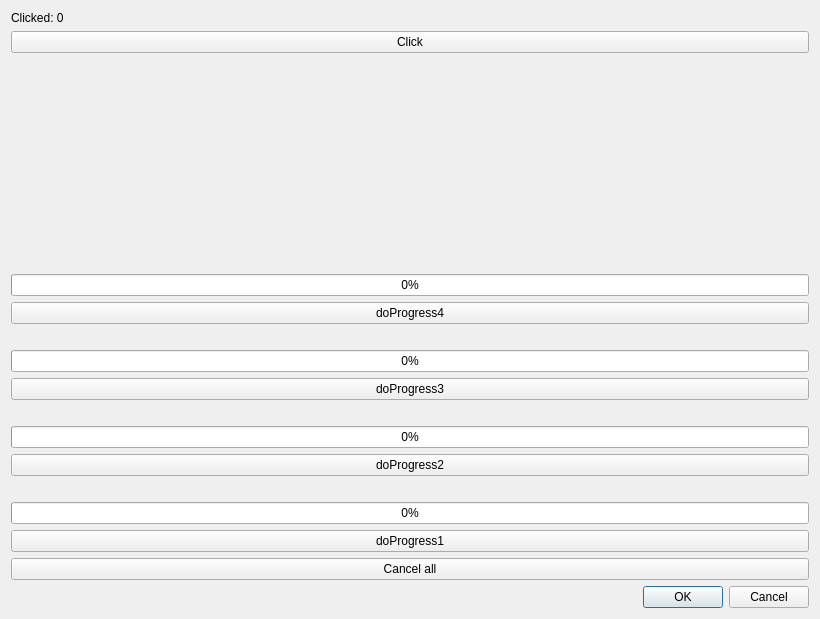
<?xml version="1.0" encoding="UTF-8"?>
<ui version="4.0">
 <class>UIThreadTestsDialog</class>
 <widget class="QDialog" name="UIThreadTestsDialog">
  <property name="geometry">
   <rect>
    <x>0</x>
    <y>0</y>
    <width>820</width>
    <height>619</height>
   </rect>
  </property>
  <property name="windowTitle">
   <string>UI Thread Tests</string>
  </property>
  <layout class="QVBoxLayout" name="verticalLayout_2">
   <item>
    <layout class="QVBoxLayout" name="mainVerticalLayout">
     <item>
      <widget class="QLabel" name="clickLabel">
       <property name="text">
        <string>Clicked: 0</string>
       </property>
      </widget>
     </item>
     <item>
      <widget class="QPushButton" name="clickPushButton">
       <property name="text">
        <string>Click</string>
       </property>
      </widget>
     </item>
     <item>
      <spacer name="verticalSpacer">
       <property name="orientation">
        <enum>Qt::Vertical</enum>
       </property>
       <property name="sizeHint" stdset="0">
        <size>
         <width>20</width>
         <height>40</height>
        </size>
       </property>
      </spacer>
     </item>
     <item>
      <widget class="QLabel" name="label4">
       <property name="text">
        <string/>
       </property>
      </widget>
     </item>
     <item>
      <widget class="QProgressBar" name="progressBar4">
       <property name="value">
        <number>0</number>
       </property>
      </widget>
     </item>
     <item>
      <widget class="QPushButton" name="progressPushButton4">
       <property name="text">
        <string>doProgress4</string>
       </property>
      </widget>
     </item>
     <item>
      <widget class="QLabel" name="label3">
       <property name="text">
        <string/>
       </property>
      </widget>
     </item>
     <item>
      <widget class="QProgressBar" name="progressBar3">
       <property name="value">
        <number>0</number>
       </property>
      </widget>
     </item>
     <item>
      <widget class="QPushButton" name="progressPushButton3">
       <property name="text">
        <string>doProgress3</string>
       </property>
      </widget>
     </item>
     <item>
      <widget class="QLabel" name="label2">
       <property name="text">
        <string/>
       </property>
      </widget>
     </item>
     <item>
      <widget class="QProgressBar" name="progressBar2">
       <property name="value">
        <number>0</number>
       </property>
      </widget>
     </item>
     <item>
      <widget class="QPushButton" name="progressPushButton2">
       <property name="text">
        <string>doProgress2</string>
       </property>
      </widget>
     </item>
     <item>
      <widget class="QLabel" name="label1">
       <property name="text">
        <string/>
       </property>
      </widget>
     </item>
     <item>
      <widget class="QProgressBar" name="progressBar1">
       <property name="value">
        <number>0</number>
       </property>
      </widget>
     </item>
     <item>
      <widget class="QPushButton" name="progressPushButton1">
       <property name="text">
        <string>doProgress1</string>
       </property>
      </widget>
     </item>
     <item>
      <widget class="QPushButton" name="cancelPushButton">
       <property name="text">
        <string>Cancel all</string>
       </property>
      </widget>
     </item>
    </layout>
   </item>
   <item>
    <widget class="QDialogButtonBox" name="buttonBox">
     <property name="orientation">
      <enum>Qt::Horizontal</enum>
     </property>
     <property name="standardButtons">
      <set>QDialogButtonBox::Cancel|QDialogButtonBox::Ok</set>
     </property>
    </widget>
   </item>
  </layout>
 </widget>
 <resources/>
 <connections>
  <connection>
   <sender>buttonBox</sender>
   <signal>accepted()</signal>
   <receiver>UIThreadTestsDialog</receiver>
   <slot>accept()</slot>
   <hints>
    <hint type="sourcelabel">
     <x>248</x>
     <y>254</y>
    </hint>
    <hint type="destinationlabel">
     <x>157</x>
     <y>274</y>
    </hint>
   </hints>
  </connection>
  <connection>
   <sender>buttonBox</sender>
   <signal>rejected()</signal>
   <receiver>UIThreadTestsDialog</receiver>
   <slot>reject()</slot>
   <hints>
    <hint type="sourcelabel">
     <x>316</x>
     <y>260</y>
    </hint>
    <hint type="destinationlabel">
     <x>286</x>
     <y>274</y>
    </hint>
   </hints>
  </connection>
 </connections>
</ui>
